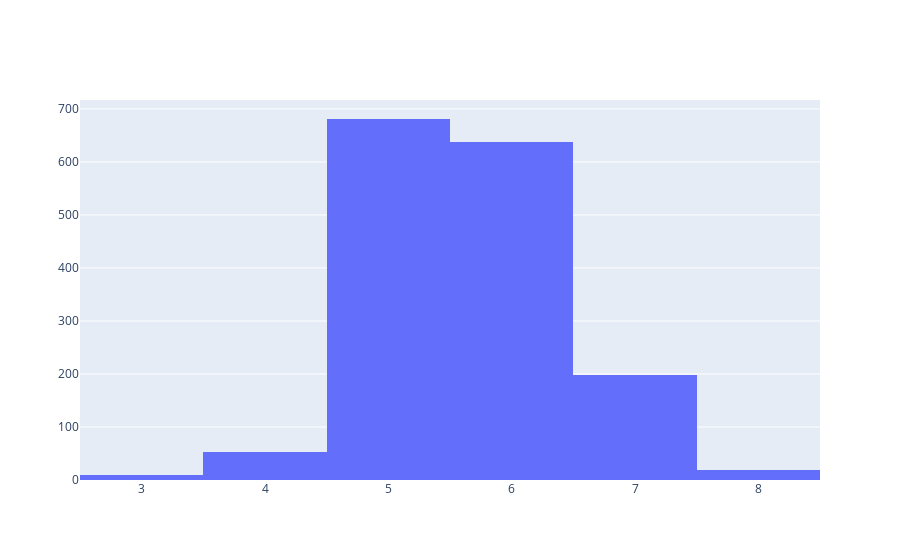

Source (notebook cell):
### Code cell
# Let's try a histogram first. 
data = go.Histogram(x=df['quality'])
layout = go.Layout()
fig = go.Figure(data = data)
fig.show()

### Figure 1 — Plotly figure (JSON) as saved in the notebook; plotly's stock layout.template omitted (floating-point values rounded to 4 significant figures; data arrays with more than 128 entries replaced by an {"elided": "..."} marker saying what was removed)
{"data": [{"type": "histogram", "x": {"elided": "1599 int values"}}], "layout": {}}
